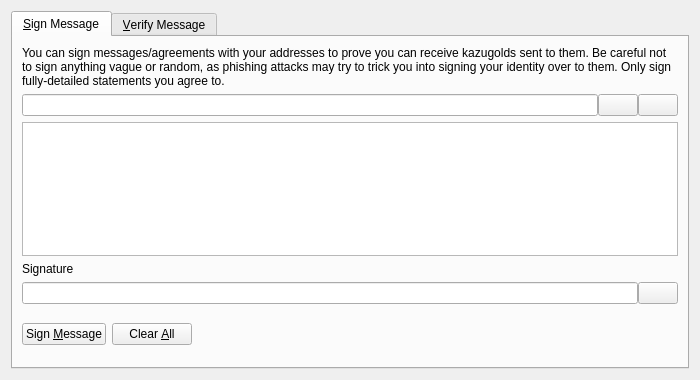
<?xml version="1.0" encoding="UTF-8"?>
<ui version="4.0">
 <class>SignVerifyMessageDialog</class>
 <widget class="QDialog" name="SignVerifyMessageDialog">
  <property name="geometry">
   <rect>
    <x>0</x>
    <y>0</y>
    <width>700</width>
    <height>380</height>
   </rect>
  </property>
  <property name="windowTitle">
   <string>Signatures - Sign / Verify a Message</string>
  </property>
  <property name="styleSheet">
   <string notr="true"/>
  </property>
  <property name="modal">
   <bool>true</bool>
  </property>
  <layout class="QVBoxLayout" name="verticalLayout">
   <item>
    <widget class="QTabWidget" name="tabWidget">
     <property name="currentIndex">
      <number>0</number>
     </property>
     <widget class="QWidget" name="tabSignMessage">
      <attribute name="title">
       <string>&amp;Sign Message</string>
      </attribute>
      <layout class="QVBoxLayout" name="verticalLayout_SM">
       <item>
        <widget class="QLabel" name="infoLabel_SM">
         <property name="text">
          <string>You can sign messages/agreements with your addresses to prove you can receive kazugolds sent to them. Be careful not to sign anything vague or random, as phishing attacks may try to trick you into signing your identity over to them. Only sign fully-detailed statements you agree to.</string>
         </property>
         <property name="textFormat">
          <enum>Qt::PlainText</enum>
         </property>
         <property name="wordWrap">
          <bool>true</bool>
         </property>
        </widget>
       </item>
       <item>
        <layout class="QHBoxLayout" name="horizontalLayout_1_SM">
         <property name="spacing">
          <number>0</number>
         </property>
         <item>
          <widget class="QValidatedLineEdit" name="addressIn_SM">
           <property name="toolTip">
            <string>The KazuGold address to sign the message with</string>
           </property>
          </widget>
         </item>
         <item>
          <widget class="QPushButton" name="addressBookButton_SM">
           <property name="toolTip">
            <string>Choose previously used address</string>
           </property>
           <property name="styleSheet">
            <string notr="true"/>
           </property>
           <property name="text">
            <string/>
           </property>
           <property name="icon">
            <iconset>
             <normaloff>:/icons/address-book</normaloff>:/icons/address-book</iconset>
           </property>
           <property name="shortcut">
            <string>Alt+A</string>
           </property>
           <property name="autoDefault">
            <bool>false</bool>
           </property>
          </widget>
         </item>
         <item>
          <widget class="QPushButton" name="pasteButton_SM">
           <property name="toolTip">
            <string>Paste address from clipboard</string>
           </property>
           <property name="styleSheet">
            <string notr="true"/>
           </property>
           <property name="text">
            <string/>
           </property>
           <property name="icon">
            <iconset>
             <normaloff>:/icons/editpaste</normaloff>:/icons/editpaste</iconset>
           </property>
           <property name="shortcut">
            <string>Alt+P</string>
           </property>
           <property name="autoDefault">
            <bool>false</bool>
           </property>
          </widget>
         </item>
        </layout>
       </item>
       <item>
        <widget class="QPlainTextEdit" name="messageIn_SM">
         <property name="toolTip">
          <string>Enter the message you want to sign here</string>
         </property>
        </widget>
       </item>
       <item>
        <widget class="QLabel" name="signatureLabel_SM">
         <property name="text">
          <string>Signature</string>
         </property>
         <property name="textFormat">
          <enum>Qt::PlainText</enum>
         </property>
        </widget>
       </item>
       <item>
        <layout class="QHBoxLayout" name="horizontalLayout_2_SM">
         <property name="spacing">
          <number>0</number>
         </property>
         <item>
          <widget class="QLineEdit" name="signatureOut_SM">
           <property name="font">
            <font>
             <italic>true</italic>
            </font>
           </property>
           <property name="readOnly">
            <bool>true</bool>
           </property>
          </widget>
         </item>
         <item>
          <widget class="QPushButton" name="copySignatureButton_SM">
           <property name="toolTip">
            <string>Copy the current signature to the system clipboard</string>
           </property>
           <property name="styleSheet">
            <string notr="true"/>
           </property>
           <property name="text">
            <string/>
           </property>
           <property name="icon">
            <iconset>
             <normaloff>:/icons/editcopy</normaloff>:/icons/editcopy</iconset>
           </property>
           <property name="autoDefault">
            <bool>false</bool>
           </property>
          </widget>
         </item>
        </layout>
       </item>
       <item>
        <layout class="QHBoxLayout" name="horizontalLayout_3_SM">
         <item>
          <widget class="QPushButton" name="signMessageButton_SM">
           <property name="toolTip">
            <string>Sign the message to prove you own this KazuGold address</string>
           </property>
           <property name="styleSheet">
            <string notr="true"/>
           </property>
           <property name="text">
            <string>Sign &amp;Message</string>
           </property>
           <property name="icon">
            <iconset>
             <normaloff>:/icons/edit</normaloff>:/icons/edit</iconset>
           </property>
           <property name="autoDefault">
            <bool>false</bool>
           </property>
          </widget>
         </item>
         <item>
          <widget class="QPushButton" name="clearButton_SM">
           <property name="toolTip">
            <string>Reset all sign message fields</string>
           </property>
           <property name="styleSheet">
            <string notr="true"/>
           </property>
           <property name="text">
            <string>Clear &amp;All</string>
           </property>
           <property name="icon">
            <iconset>
             <normaloff>:/icons/remove</normaloff>:/icons/remove</iconset>
           </property>
           <property name="autoDefault">
            <bool>false</bool>
           </property>
          </widget>
         </item>
         <item>
          <spacer name="horizontalSpacer_1_SM">
           <property name="orientation">
            <enum>Qt::Horizontal</enum>
           </property>
           <property name="sizeHint" stdset="0">
            <size>
             <width>40</width>
             <height>48</height>
            </size>
           </property>
          </spacer>
         </item>
         <item>
          <widget class="QLabel" name="statusLabel_SM">
           <property name="font">
            <font>
             <weight>75</weight>
             <bold>true</bold>
            </font>
           </property>
           <property name="text">
            <string/>
           </property>
           <property name="wordWrap">
            <bool>true</bool>
           </property>
          </widget>
         </item>
         <item>
          <spacer name="horizontalSpacer_2_SM">
           <property name="orientation">
            <enum>Qt::Horizontal</enum>
           </property>
           <property name="sizeHint" stdset="0">
            <size>
             <width>40</width>
             <height>48</height>
            </size>
           </property>
          </spacer>
         </item>
        </layout>
       </item>
      </layout>
     </widget>
     <widget class="QWidget" name="tabVerifyMessage">
      <attribute name="title">
       <string>&amp;Verify Message</string>
      </attribute>
      <layout class="QVBoxLayout" name="verticalLayout_VM">
       <item>
        <widget class="QLabel" name="infoLabel_VM">
         <property name="text">
          <string>Enter the receiver's address, message (ensure you copy line breaks, spaces, tabs, etc. exactly) and signature below to verify the message. Be careful not to read more into the signature than what is in the signed message itself, to avoid being tricked by a man-in-the-middle attack. Note that this only proves the signing party receives with the address, it cannot prove sendership of any transaction!</string>
         </property>
         <property name="textFormat">
          <enum>Qt::PlainText</enum>
         </property>
         <property name="alignment">
          <set>Qt::AlignLeading|Qt::AlignLeft|Qt::AlignTop</set>
         </property>
         <property name="wordWrap">
          <bool>true</bool>
         </property>
        </widget>
       </item>
       <item>
        <layout class="QHBoxLayout" name="horizontalLayout_1_VM">
         <property name="spacing">
          <number>0</number>
         </property>
         <item>
          <widget class="QValidatedLineEdit" name="addressIn_VM">
           <property name="toolTip">
            <string>The KazuGold address the message was signed with</string>
           </property>
           <property name="styleSheet">
            <string notr="true"/>
           </property>
          </widget>
         </item>
         <item>
          <widget class="QPushButton" name="addressBookButton_VM">
           <property name="toolTip">
            <string>Choose previously used address</string>
           </property>
           <property name="styleSheet">
            <string notr="true"/>
           </property>
           <property name="text">
            <string/>
           </property>
           <property name="icon">
            <iconset>
             <normaloff>:/icons/address-book</normaloff>:/icons/address-book</iconset>
           </property>
           <property name="shortcut">
            <string>Alt+A</string>
           </property>
           <property name="autoDefault">
            <bool>false</bool>
           </property>
          </widget>
         </item>
        </layout>
       </item>
       <item>
        <widget class="QPlainTextEdit" name="messageIn_VM">
         <property name="styleSheet">
          <string notr="true"/>
         </property>
        </widget>
       </item>
       <item>
        <widget class="QValidatedLineEdit" name="signatureIn_VM">
         <property name="styleSheet">
          <string notr="true"/>
         </property>
        </widget>
       </item>
       <item>
        <layout class="QHBoxLayout" name="horizontalLayout_2_VM">
         <item>
          <widget class="QPushButton" name="verifyMessageButton_VM">
           <property name="toolTip">
            <string>Verify the message to ensure it was signed with the specified KazuGold address</string>
           </property>
           <property name="styleSheet">
            <string notr="true"/>
           </property>
           <property name="text">
            <string>Verify &amp;Message</string>
           </property>
           <property name="icon">
            <iconset>
             <normaloff>:/icons/transaction_0</normaloff>:/icons/transaction_0</iconset>
           </property>
           <property name="autoDefault">
            <bool>false</bool>
           </property>
          </widget>
         </item>
         <item>
          <widget class="QPushButton" name="clearButton_VM">
           <property name="toolTip">
            <string>Reset all verify message fields</string>
           </property>
           <property name="styleSheet">
            <string notr="true"/>
           </property>
           <property name="text">
            <string>Clear &amp;All</string>
           </property>
           <property name="icon">
            <iconset>
             <normaloff>:/icons/remove</normaloff>:/icons/remove</iconset>
           </property>
           <property name="autoDefault">
            <bool>false</bool>
           </property>
          </widget>
         </item>
         <item>
          <spacer name="horizontalSpacer_1_VM">
           <property name="orientation">
            <enum>Qt::Horizontal</enum>
           </property>
           <property name="sizeHint" stdset="0">
            <size>
             <width>40</width>
             <height>48</height>
            </size>
           </property>
          </spacer>
         </item>
         <item>
          <widget class="QLabel" name="statusLabel_VM">
           <property name="font">
            <font>
             <weight>75</weight>
             <bold>true</bold>
            </font>
           </property>
           <property name="text">
            <string/>
           </property>
           <property name="wordWrap">
            <bool>true</bool>
           </property>
          </widget>
         </item>
         <item>
          <spacer name="horizontalSpacer_2_VM">
           <property name="orientation">
            <enum>Qt::Horizontal</enum>
           </property>
           <property name="sizeHint" stdset="0">
            <size>
             <width>40</width>
             <height>48</height>
            </size>
           </property>
          </spacer>
         </item>
        </layout>
       </item>
      </layout>
     </widget>
    </widget>
   </item>
  </layout>
 </widget>
 <customwidgets>
  <customwidget>
   <class>QValidatedLineEdit</class>
   <extends>QLineEdit</extends>
   <header>qvalidatedlineedit.h</header>
  </customwidget>
 </customwidgets>
 <resources/>
 <connections/>
</ui>
